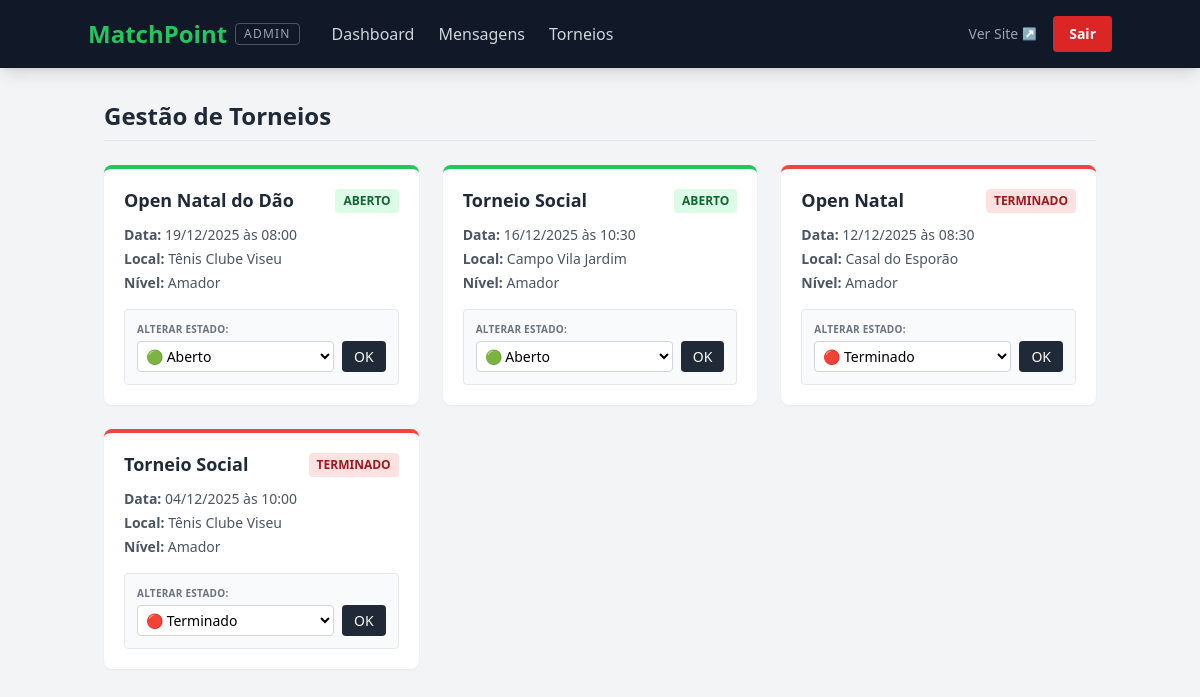
Screenshot of /admin/torneios.php (signed in) with the database file from the repository.
### tables this page shows
CREATE TABLE IF NOT EXISTS `torneios` (
  `id` int NOT NULL AUTO_INCREMENT,
  `nome` varchar(255) NOT NULL,
  `data_evento` date NOT NULL,
  `hora` time NOT NULL,
  `local` varchar(255) NOT NULL,
  `nivel` varchar(50) NOT NULL,
  `preco` decimal(10,2) NOT NULL DEFAULT '0.00',
  `imagem` varchar(255) NOT NULL,
  `descricao` text,
  `estado` enum('Aberto','Fechado','Decorrer','Terminado') DEFAULT 'Aberto',
  PRIMARY KEY (`id`)
);

### admin/torneios.php (the view, shortened to what this page needs)
<?php
require 'auth.php';
$torneios = $dbh->query("SELECT * FROM torneios ORDER BY data_evento DESC")->fetchAll(PDO::FETCH_ASSOC);
?>
<!DOCTYPE html>
<html lang="pt">
<head>
    <script src="https://cdn.tailwindcss.com"></script>
</head>
<body class="bg-gray-100 font-sans">
    <?php include 'menu.php'; ?>
    <div class="container mx-auto px-4">
        <h2 class="text-2xl font-bold text-gray-800 mb-6 border-b pb-2">Gestão de Torneios</h2>
        <div class="grid grid-cols-1 md:grid-cols-2 lg:grid-cols-3 gap-6">
            <?php foreach($torneios as $t): ?>
                <?php
                    $borderClass = 'border-gray-300';
                    $bgStatus = 'bg-gray-200 text-gray-600';
                    if($t['estado'] == 'Aberto') {
                        $borderClass = 'border-green-500';
                        $bgStatus = 'bg-green-100 text-green-800';
                    } elseif($t['estado'] == 'Decorrer') {
                        $borderClass = 'border-blue-500';
                        $bgStatus = 'bg-blue-100 text-blue-800';
                    } elseif($t['estado'] == 'Terminado') {
                        $borderClass = 'border-red-500';
                        $bgStatus = 'bg-red-100 text-red-800';
                    }
                ?>
                <div class="bg-white rounded-lg shadow-sm p-5 border-t-4 <?= $borderClass ?>">
                    <div class="flex justify-between items-start mb-3">
                        <h3 class="font-bold text-lg text-gray-800 leading-tight"><?= htmlspecialchars($t['nome']) ?></h3>
                        <span class="text-xs font-bold px-2 py-1 rounded uppercase <?= $bgStatus ?>">
                            <?= $t['estado'] ?>
                        </span>
                    </div>
                    <div class="text-sm text-gray-600 mb-4 space-y-1">
                        <p><span class="font-bold">Data:</span> <?= date('d/m/Y', strtotime($t['data_evento'])) ?> às <?= date('H:i', strtotime($t['hora'])) ?></p>
                        <p><span class="font-bold">Local:</span> <?= htmlspecialchars($t['local']) ?></p>
                        <p><span class="font-bold">Nível:</span> <?= htmlspecialchars($t['nivel']) ?></p>
                    </div>
                    <form method="POST" class="bg-gray-50 p-3 rounded border border-gray-200">
                        <label class="block text-[10px] font-bold text-gray-500 mb-1 uppercase tracking-wide">Alterar Estado:</label>
                        <div class="flex gap-2">
                            <select name="novo_estado" class="flex-1 text-sm border-gray-300 rounded p-1 border focus:border-blue-500 focus:outline-none bg-white">
                                <option value="Aberto" <?= $t['estado'] == 'Aberto' ? 'selected' : '' ?>>🟢 Aberto</option>
                                <option value="Terminado" <?= $t['estado'] == 'Terminado' ? 'selected' : '' ?>>🔴 Terminado</option>
                            </select>
                            <button type="submit" class="bg-gray-800 text-white text-sm px-3 py-1 rounded hover:bg-black transition font-medium cursor-pointer">OK</button>
                        </div>
                    </form>
                </div>
            <?php endforeach; ?>
        </div>
    </div>
</body>
</html>

### rows the page displays
torneios: nome "Open Natal do Dão", estado "ABERTO", data_evento "19/12/2025", hora "08:00", local "Tênis Clube Viseu", nivel "Amador", novo_estado "🟢 Aberto"
torneios: nome "Torneio Social", estado "ABERTO", data_evento "16/12/2025", hora "10:30", local "Campo Vila Jardim", nivel "Amador", novo_estado "🟢 Aberto"
torneios: nome "Open Natal", estado "TERMINADO", data_evento "12/12/2025", hora "08:30", local "Casal do Esporão", nivel "Amador", novo_estado "🔴 Terminado"
torneios: nome "Torneio Social", estado "TERMINADO", data_evento "04/12/2025", hora "10:00", local "Tênis Clube Viseu", nivel "Amador", novo_estado "🔴 Terminado"
